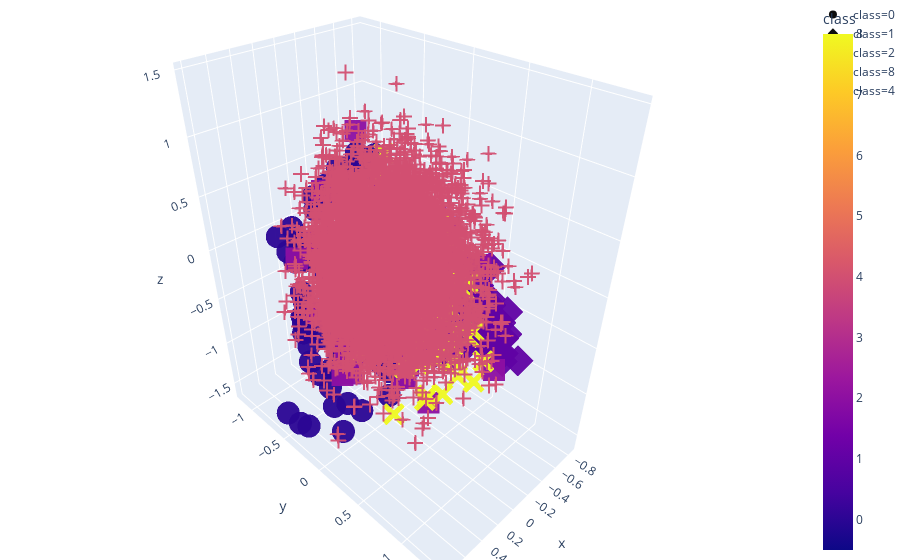

The cell this chart's notebook holds for it:
### Code cell
import plotly.express as px
import plotly
df = df
fig = px.scatter_3d(df, x='x', y='y', z='z',
               symbol="class", color="class", opacity=0.95)
fig.update_layout(margin=dict(l=0, r=0, b=0, t=0))
fig.show()
